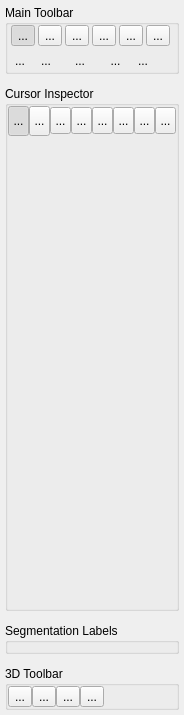
<?xml version="1.0" encoding="UTF-8"?>
<ui version="4.0">
 <class>MainControlPanel</class>
 <widget class="QWidget" name="MainControlPanel">
  <property name="geometry">
   <rect>
    <x>0</x>
    <y>0</y>
    <width>184</width>
    <height>715</height>
   </rect>
  </property>
  <property name="minimumSize">
   <size>
    <width>184</width>
    <height>0</height>
   </size>
  </property>
  <property name="maximumSize">
   <size>
    <width>184</width>
    <height>16777215</height>
   </size>
  </property>
  <property name="windowTitle">
   <string>Form</string>
  </property>
  <property name="styleSheet">
   <string notr="true">QGroupBox {
  background-origin: content;
  margin-top: 15px;
  font-weight: bold;
  font-size: 12px;
  background-color: palette(midlight);
  padding: 5px;
  border-radius: 2px;
  border-width: 1px;
  border-style: solid;
  border-color: rgb(128,128,128);
}

QGroupBox::title {
  subcontrol-origin: 	margin;
  subcontrol-position: top left;
}

QWidget#panelToolbarMode &gt; QToolButton,
QWidget#panelToolbarMode3D &gt; QToolButton,
QWidget#panelToolbarContext &gt; QToolButton 
{
  icon-size: 22px;
  width: 26px;
  height: 26px;
}

QWidget#panelToolbarAction &gt; QToolButton
{
  icon-size: 16px;
  width: 24px;
  height: 20px;
}

QMenu
{
  background-color: palette(window);
}</string>
  </property>
  <layout class="QVBoxLayout" name="verticalLayout" stretch="0">
   <property name="spacing">
    <number>0</number>
   </property>
   <property name="leftMargin">
    <number>5</number>
   </property>
   <property name="topMargin">
    <number>5</number>
   </property>
   <property name="rightMargin">
    <number>5</number>
   </property>
   <property name="bottomMargin">
    <number>5</number>
   </property>
   <item>
    <widget class="QWidget" name="widgetMain" native="true">
     <property name="styleSheet">
      <string notr="true"/>
     </property>
     <layout class="QVBoxLayout" name="verticalLayout_15">
      <property name="spacing">
       <number>12</number>
      </property>
      <property name="leftMargin">
       <number>0</number>
      </property>
      <property name="topMargin">
       <number>0</number>
      </property>
      <property name="rightMargin">
       <number>0</number>
      </property>
      <property name="bottomMargin">
       <number>0</number>
      </property>
      <item>
       <widget class="QGroupBox" name="grpToolbox">
        <property name="styleSheet">
         <string notr="true">
/*

QToolButton { 
    border: 1px solid rgba(255, 255, 255, 0);
    border-radius: 3px;
    padding: 0px;
    margin: 0px;
    height: 22px;
    width: 22px;
    icon-size: 24px;
}

QToolButton:hover { 
    border-color: #8f8f91;
    background-color: qlineargradient(x1: 0, y1: 0, x2: 0, y2: 1,
                                      stop: 0 #f6f7fa, stop: 1 #dadbde);
}

QToolButton:checked {
    border-color: #8f8f91;
    background-color: #bbbbbb;
}

*/</string>
        </property>
        <property name="title">
         <string>Main Toolbar</string>
        </property>
        <layout class="QVBoxLayout" name="verticalLayout_4">
         <property name="spacing">
          <number>2</number>
         </property>
         <property name="leftMargin">
          <number>0</number>
         </property>
         <property name="topMargin">
          <number>0</number>
         </property>
         <property name="rightMargin">
          <number>0</number>
         </property>
         <property name="bottomMargin">
          <number>0</number>
         </property>
         <item>
          <widget class="DarkModeToolbar" name="panelToolbarMode" native="true">
           <property name="styleSheet">
            <string notr="true"/>
           </property>
           <layout class="QHBoxLayout" name="horizontalLayout_4">
            <property name="spacing">
             <number>0</number>
            </property>
            <property name="leftMargin">
             <number>0</number>
            </property>
            <property name="topMargin">
             <number>0</number>
            </property>
            <property name="rightMargin">
             <number>0</number>
            </property>
            <property name="bottomMargin">
             <number>0</number>
            </property>
            <item>
             <widget class="QToolButton" name="btnCrosshair">
              <property name="text">
               <string>...</string>
              </property>
              <property name="icon">
               <iconset resource="../Resources/SNAPResources.qrc">
                <normaloff>:/root/crosshair.gif</normaloff>:/root/crosshair.gif</iconset>
              </property>
              <property name="checkable">
               <bool>true</bool>
              </property>
              <property name="checked">
               <bool>true</bool>
              </property>
             </widget>
            </item>
            <item>
             <widget class="QToolButton" name="btnZoom">
              <property name="text">
               <string>...</string>
              </property>
              <property name="icon">
               <iconset resource="../Resources/SNAPResources.qrc">
                <normaloff>:/root/zoom.gif</normaloff>:/root/zoom.gif</iconset>
              </property>
              <property name="checkable">
               <bool>true</bool>
              </property>
             </widget>
            </item>
            <item>
             <widget class="QToolButton" name="btnPolygon">
              <property name="text">
               <string>...</string>
              </property>
              <property name="icon">
               <iconset resource="../Resources/SNAPResources.qrc">
                <normaloff>:/root/poly.gif</normaloff>:/root/poly.gif</iconset>
              </property>
              <property name="checkable">
               <bool>true</bool>
              </property>
             </widget>
            </item>
            <item>
             <widget class="QToolButton" name="btnPaintbrush">
              <property name="text">
               <string>...</string>
              </property>
              <property name="icon">
               <iconset resource="../Resources/SNAPResources.qrc">
                <normaloff>:/root/paintbrush.gif</normaloff>:/root/paintbrush.gif</iconset>
              </property>
              <property name="checkable">
               <bool>true</bool>
              </property>
             </widget>
            </item>
            <item>
             <widget class="QToolButton" name="btnSnake">
              <property name="text">
               <string>...</string>
              </property>
              <property name="icon">
               <iconset resource="../Resources/SNAPResources.qrc">
                <normaloff>:/root/snake.gif</normaloff>:/root/snake.gif</iconset>
              </property>
              <property name="checkable">
               <bool>true</bool>
              </property>
             </widget>
            </item>
            <item>
             <widget class="QToolButton" name="btnAnnotation">
              <property name="text">
               <string>...</string>
              </property>
              <property name="icon">
               <iconset resource="../Resources/SNAPResources.qrc">
                <normaloff>:/root/annotation_28.png</normaloff>:/root/annotation_28.png</iconset>
              </property>
              <property name="checkable">
               <bool>true</bool>
              </property>
             </widget>
            </item>
           </layout>
          </widget>
         </item>
         <item>
          <widget class="DarkModeToolbar" name="panelToolbarMode_3" native="true">
           <property name="styleSheet">
            <string notr="true"/>
           </property>
           <layout class="QHBoxLayout" name="horizontalLayout_7">
            <property name="spacing">
             <number>2</number>
            </property>
            <property name="leftMargin">
             <number>0</number>
            </property>
            <property name="topMargin">
             <number>0</number>
            </property>
            <property name="rightMargin">
             <number>0</number>
            </property>
            <property name="bottomMargin">
             <number>0</number>
            </property>
           </layout>
          </widget>
         </item>
         <item>
          <widget class="DarkModeToolbar" name="panelToolbarAction" native="true">
           <property name="styleSheet">
            <string notr="true"/>
           </property>
           <layout class="QHBoxLayout" name="horizontalLayout">
            <property name="spacing">
             <number>2</number>
            </property>
            <property name="leftMargin">
             <number>0</number>
            </property>
            <property name="topMargin">
             <number>0</number>
            </property>
            <property name="rightMargin">
             <number>0</number>
            </property>
            <property name="bottomMargin">
             <number>0</number>
            </property>
            <item>
             <widget class="QToolButton" name="btnUndo">
              <property name="text">
               <string>...</string>
              </property>
              <property name="icon">
               <iconset resource="../Resources/SNAPResources.qrc">
                <normaloff>:/root/icons8_undo-48.png</normaloff>:/root/icons8_undo-48.png</iconset>
              </property>
              <property name="autoRaise">
               <bool>true</bool>
              </property>
             </widget>
            </item>
            <item>
             <widget class="QToolButton" name="btnRedo">
              <property name="text">
               <string>...</string>
              </property>
              <property name="icon">
               <iconset resource="../Resources/SNAPResources.qrc">
                <normaloff>:/root/icons8_redo-48.png</normaloff>:/root/icons8_redo-48.png</iconset>
              </property>
              <property name="autoRaise">
               <bool>true</bool>
              </property>
             </widget>
            </item>
            <item>
             <spacer name="horizontalSpacer_2">
              <property name="orientation">
               <enum>Qt::Horizontal</enum>
              </property>
              <property name="sizeType">
               <enum>QSizePolicy::Fixed</enum>
              </property>
              <property name="sizeHint" stdset="0">
               <size>
                <width>8</width>
                <height>16</height>
               </size>
              </property>
             </spacer>
            </item>
            <item>
             <widget class="QToolButton" name="btnLayerInspector">
              <property name="text">
               <string>...</string>
              </property>
              <property name="icon">
               <iconset resource="../Resources/SNAPResources.qrc">
                <normaloff>:/root/layer_Inspector_16.png</normaloff>:/root/layer_Inspector_16.png</iconset>
              </property>
              <property name="autoRaise">
               <bool>true</bool>
              </property>
             </widget>
            </item>
            <item>
             <spacer name="horizontalSpacer_9">
              <property name="orientation">
               <enum>Qt::Horizontal</enum>
              </property>
              <property name="sizeType">
               <enum>QSizePolicy::Fixed</enum>
              </property>
              <property name="sizeHint" stdset="0">
               <size>
                <width>8</width>
                <height>16</height>
               </size>
              </property>
             </spacer>
            </item>
            <item>
             <widget class="QToolButton" name="btnLabelSelector">
              <property name="toolTip">
               <string>&lt;html&gt;&lt;head/&gt;&lt;body&gt;&lt;p&gt;&lt;span style=&quot; font-weight:600;&quot;&gt;Quick Label Picker&lt;/span&gt;&lt;br/&gt;&lt;/p&gt;&lt;table border=&quot;0&quot; style=&quot; margin-top:0px; margin-bottom:0px; margin-left:0px; margin-right:0px;&quot; cellspacing=&quot;0&quot; cellpadding=&quot;2&quot;&gt;&lt;tr&gt;&lt;td&gt;&lt;p&gt;Active label:&lt;/p&gt;&lt;/td&gt;&lt;td&gt;&lt;p&gt;&lt;span style=&quot; font-weight:600;&quot;&gt;&lt;!--FgStart--&gt;FFFF&lt;!--FgEnd--&gt;&lt;/span&gt;&lt;/p&gt;&lt;/td&gt;&lt;/tr&gt;&lt;tr&gt;&lt;td&gt;&lt;p&gt;Draw over:&lt;/p&gt;&lt;/td&gt;&lt;td&gt;&lt;p&gt;&lt;span style=&quot; font-weight:600;&quot;&gt;&lt;!--BgStart--&gt;FFFF&lt;!--BgEnd--&gt;&lt;/span&gt;&lt;/p&gt;&lt;/td&gt;&lt;/tr&gt;&lt;/table&gt;&lt;p&gt;Press this button to quickly select the active label for all segmentation operations, and the draw over mask, which determines which previously labeled voxels are affected by segmentation operations.&lt;/p&gt;&lt;/body&gt;&lt;/html&gt;</string>
              </property>
              <property name="styleSheet">
               <string notr="true">QToolButton::menu-indicator {
  padding-left: 16px;
  padding-top: 8px;
}

QToolButton {
  padding-right: 6px;
}
</string>
              </property>
              <property name="text">
               <string>...</string>
              </property>
              <property name="icon">
               <iconset resource="../Resources/SNAPResources.qrc">
                <normaloff>:/root/layer_Inspector_16.png</normaloff>:/root/layer_Inspector_16.png</iconset>
              </property>
              <property name="popupMode">
               <enum>QToolButton::InstantPopup</enum>
              </property>
              <property name="autoRaise">
               <bool>true</bool>
              </property>
             </widget>
            </item>
            <item>
             <widget class="QToolButton" name="btnLabelEditor">
              <property name="text">
               <string>...</string>
              </property>
              <property name="icon">
               <iconset resource="../Resources/SNAPResources.qrc">
                <normaloff>:/root/layer_Inspector_16.png</normaloff>:/root/layer_Inspector_16.png</iconset>
              </property>
              <property name="autoRaise">
               <bool>true</bool>
              </property>
             </widget>
            </item>
            <item>
             <spacer name="horizontalSpacer_8">
              <property name="orientation">
               <enum>Qt::Horizontal</enum>
              </property>
              <property name="sizeHint" stdset="0">
               <size>
                <width>40</width>
                <height>16</height>
               </size>
              </property>
             </spacer>
            </item>
           </layout>
          </widget>
         </item>
        </layout>
       </widget>
      </item>
      <item>
       <widget class="QGroupBox" name="grpInspector">
        <property name="sizePolicy">
         <sizepolicy hsizetype="Preferred" vsizetype="Preferred">
          <horstretch>0</horstretch>
          <verstretch>1</verstretch>
         </sizepolicy>
        </property>
        <property name="styleSheet">
         <string notr="true"/>
        </property>
        <property name="title">
         <string>Cursor Inspector</string>
        </property>
        <layout class="QVBoxLayout" name="verticalLayout_2">
         <property name="spacing">
          <number>5</number>
         </property>
         <property name="leftMargin">
          <number>0</number>
         </property>
         <property name="topMargin">
          <number>0</number>
         </property>
         <property name="rightMargin">
          <number>0</number>
         </property>
         <property name="bottomMargin">
          <number>0</number>
         </property>
         <item>
          <widget class="DarkModeToolbar" name="panelToolbarContext" native="true">
           <property name="styleSheet">
            <string notr="true"/>
           </property>
           <layout class="QHBoxLayout" name="horizontalLayout_2">
            <property name="spacing">
             <number>0</number>
            </property>
            <property name="leftMargin">
             <number>0</number>
            </property>
            <property name="topMargin">
             <number>0</number>
            </property>
            <property name="rightMargin">
             <number>0</number>
            </property>
            <property name="bottomMargin">
             <number>0</number>
            </property>
            <item>
             <widget class="QToolButton" name="btnCursorInspector">
              <property name="minimumSize">
               <size>
                <width>0</width>
                <height>30</height>
               </size>
              </property>
              <property name="toolTip">
               <string>&lt;html&gt;&lt;head/&gt;&lt;body&gt;&lt;p&gt;&lt;span style=&quot; font-weight:600;&quot;&gt;Cursor Inspector&lt;/span&gt;&lt;/p&gt;&lt;p&gt;Examine the voxel under the cursor and enter exact 3D cursor location.&lt;/p&gt;&lt;/body&gt;&lt;/html&gt;</string>
              </property>
              <property name="styleSheet">
               <string notr="true"/>
              </property>
              <property name="text">
               <string>...</string>
              </property>
              <property name="icon">
               <iconset resource="../Resources/SNAPResources.qrc">
                <normaloff>:/root/crosshair.gif</normaloff>:/root/crosshair.gif</iconset>
              </property>
              <property name="checkable">
               <bool>true</bool>
              </property>
              <property name="checked">
               <bool>true</bool>
              </property>
              <property name="autoExclusive">
               <bool>true</bool>
              </property>
             </widget>
            </item>
            <item>
             <widget class="QToolButton" name="btnZoomInspector">
              <property name="minimumSize">
               <size>
                <width>0</width>
                <height>30</height>
               </size>
              </property>
              <property name="toolTip">
               <string>&lt;html&gt;&lt;head/&gt;&lt;body&gt;&lt;p&gt;&lt;span style=&quot; font-weight:600;&quot;&gt;Zoom Inspector&lt;/span&gt;&lt;/p&gt;&lt;p&gt;Control zoom factor in all slice views. &lt;/p&gt;&lt;/body&gt;&lt;/html&gt;</string>
              </property>
              <property name="styleSheet">
               <string notr="true"/>
              </property>
              <property name="text">
               <string>...</string>
              </property>
              <property name="icon">
               <iconset resource="../Resources/SNAPResources.qrc">
                <normaloff>:/root/zoom.gif</normaloff>:/root/zoom.gif</iconset>
              </property>
              <property name="checkable">
               <bool>true</bool>
              </property>
              <property name="autoExclusive">
               <bool>true</bool>
              </property>
             </widget>
            </item>
            <item>
             <widget class="QToolButton" name="btnDisplayInspector">
              <property name="minimumSize">
               <size>
                <width>0</width>
                <height>27</height>
               </size>
              </property>
              <property name="toolTip">
               <string>&lt;html&gt;&lt;head/&gt;&lt;body&gt;&lt;p&gt;&lt;span style=&quot; font-weight:600;&quot;&gt;Display Layout Inspector&lt;/span&gt;&lt;/p&gt;&lt;p&gt;Control which slice views are shown in the main LaTIM-SNAP window and how multiple image layers are rendered. &lt;/p&gt;&lt;/body&gt;&lt;/html&gt;</string>
              </property>
              <property name="styleSheet">
               <string notr="true"/>
              </property>
              <property name="text">
               <string>...</string>
              </property>
              <property name="icon">
               <iconset resource="../Resources/SNAPResources.qrc">
                <normaloff>:/root/dl_toolbox.png</normaloff>:/root/dl_toolbox.png</iconset>
              </property>
              <property name="checkable">
               <bool>true</bool>
              </property>
              <property name="autoExclusive">
               <bool>true</bool>
              </property>
             </widget>
            </item>
            <item>
             <widget class="QToolButton" name="btnSyncInspector">
              <property name="minimumSize">
               <size>
                <width>0</width>
                <height>27</height>
               </size>
              </property>
              <property name="toolTip">
               <string>&lt;html&gt;&lt;head/&gt;&lt;body&gt;&lt;p&gt;&lt;span style=&quot; font-weight:600;&quot;&gt;Synchronization Inspector&lt;/span&gt;&lt;/p&gt;&lt;p&gt;Adjust synchronization of cursor, zoom and pan across multiple LaTIM-SNAP sessions running on one computer.&lt;/p&gt;&lt;/body&gt;&lt;/html&gt;</string>
              </property>
              <property name="styleSheet">
               <string notr="true"/>
              </property>
              <property name="text">
               <string>...</string>
              </property>
              <property name="icon">
               <iconset resource="../Resources/SNAPResources.qrc">
                <normaloff>:/root/network-wireless.png</normaloff>:/root/network-wireless.png</iconset>
              </property>
              <property name="checkable">
               <bool>true</bool>
              </property>
              <property name="autoExclusive">
               <bool>true</bool>
              </property>
             </widget>
            </item>
            <item>
             <widget class="QToolButton" name="btnPolygonInspector">
              <property name="minimumSize">
               <size>
                <width>0</width>
                <height>27</height>
               </size>
              </property>
              <property name="toolTip">
               <string>&lt;html&gt;&lt;head/&gt;&lt;body&gt;&lt;p&gt;&lt;span style=&quot; font-weight:600;&quot;&gt;Polygon Tool Inspector&lt;/span&gt;&lt;/p&gt;&lt;p&gt;Adjust settings associated with the polygon tool.&lt;/p&gt;&lt;/body&gt;&lt;/html&gt;</string>
              </property>
              <property name="styleSheet">
               <string notr="true"/>
              </property>
              <property name="text">
               <string>...</string>
              </property>
              <property name="icon">
               <iconset resource="../Resources/SNAPResources.qrc">
                <normaloff>:/root/poly.gif</normaloff>:/root/poly.gif</iconset>
              </property>
              <property name="checkable">
               <bool>true</bool>
              </property>
              <property name="autoExclusive">
               <bool>true</bool>
              </property>
             </widget>
            </item>
            <item>
             <widget class="QToolButton" name="btnPaintbrushInspector">
              <property name="minimumSize">
               <size>
                <width>0</width>
                <height>27</height>
               </size>
              </property>
              <property name="toolTip">
               <string>&lt;html&gt;&lt;head/&gt;&lt;body&gt;&lt;p&gt;&lt;span style=&quot; font-weight:600;&quot;&gt;Paintbrush Tool Inspector&lt;/span&gt;&lt;/p&gt;&lt;p&gt;Adjust settings associated with the paintbrush tool.&lt;/p&gt;&lt;/body&gt;&lt;/html&gt;</string>
              </property>
              <property name="styleSheet">
               <string notr="true"/>
              </property>
              <property name="text">
               <string>...</string>
              </property>
              <property name="icon">
               <iconset resource="../Resources/SNAPResources.qrc">
                <normaloff>:/root/paintbrush.gif</normaloff>:/root/paintbrush.gif</iconset>
              </property>
              <property name="checkable">
               <bool>true</bool>
              </property>
              <property name="autoExclusive">
               <bool>true</bool>
              </property>
             </widget>
            </item>
            <item>
             <widget class="QToolButton" name="btnSnakeInspector">
              <property name="minimumSize">
               <size>
                <width>0</width>
                <height>27</height>
               </size>
              </property>
              <property name="toolTip">
               <string>&lt;html&gt;&lt;head/&gt;&lt;body&gt;&lt;p&gt;&lt;span style=&quot; font-weight:600;&quot;&gt;Snake Tool Inspector&lt;/span&gt;&lt;/p&gt;&lt;p&gt;Adjust settings associated with the automatic segmentation (snake) tool.&lt;/p&gt;&lt;/body&gt;&lt;/html&gt;</string>
              </property>
              <property name="styleSheet">
               <string notr="true"/>
              </property>
              <property name="text">
               <string>...</string>
              </property>
              <property name="icon">
               <iconset resource="../Resources/SNAPResources.qrc">
                <normaloff>:/root/snake.gif</normaloff>:/root/snake.gif</iconset>
              </property>
              <property name="checkable">
               <bool>true</bool>
              </property>
              <property name="autoExclusive">
               <bool>true</bool>
              </property>
             </widget>
            </item>
            <item>
             <widget class="QToolButton" name="btnAnnotateInspector">
              <property name="minimumSize">
               <size>
                <width>0</width>
                <height>27</height>
               </size>
              </property>
              <property name="toolTip">
               <string>&lt;html&gt;&lt;head/&gt;&lt;body&gt;&lt;p&gt;&lt;span style=&quot; font-weight:600;&quot;&gt;Annotation Tool Inspector&lt;/span&gt;&lt;/p&gt;&lt;p&gt;Adjust settings associated with the annotation tool.&lt;/p&gt;&lt;/body&gt;&lt;/html&gt;</string>
              </property>
              <property name="styleSheet">
               <string notr="true"/>
              </property>
              <property name="text">
               <string>...</string>
              </property>
              <property name="icon">
               <iconset resource="../Resources/SNAPResources.qrc">
                <normaloff>:/root/annotation_28.png</normaloff>:/root/annotation_28.png</iconset>
              </property>
              <property name="checkable">
               <bool>true</bool>
              </property>
              <property name="autoExclusive">
               <bool>true</bool>
              </property>
             </widget>
            </item>
            <item>
             <spacer name="horizontalSpacer">
              <property name="orientation">
               <enum>Qt::Horizontal</enum>
              </property>
              <property name="sizeHint" stdset="0">
               <size>
                <width>5</width>
                <height>20</height>
               </size>
              </property>
             </spacer>
            </item>
           </layout>
          </widget>
         </item>
         <item>
          <widget class="QStackedWidget" name="stack">
           <property name="currentIndex">
            <number>0</number>
           </property>
           <widget class="CursorInspector" name="pageCursorInspector"/>
           <widget class="ZoomInspector" name="pageZoomInspector"/>
           <widget class="DisplayLayoutInspector" name="pageDisplayInspector">
            <property name="toolTip">
             <string/>
            </property>
           </widget>
           <widget class="SynchronizationInspector" name="pageSyncInspector">
            <property name="toolTip">
             <string/>
            </property>
           </widget>
           <widget class="SnakeToolROIPanel" name="pageSnakeTool"/>
           <widget class="PaintbrushToolPanel" name="pagePaintbrushTool"/>
           <widget class="PolygonToolPanel" name="pagePolygonTool"/>
           <widget class="AnnotationToolPanel" name="pageAnnotationTool"/>
           <widget class="QWidget" name="pageBlank"/>
          </widget>
         </item>
        </layout>
       </widget>
      </item>
      <item>
       <widget class="QGroupBox" name="grpToolbox3D_2">
        <property name="styleSheet">
         <string notr="true">

QToolBar {
	padding: 0px;
}</string>
        </property>
        <property name="title">
         <string>Segmentation Labels</string>
        </property>
        <layout class="QHBoxLayout" name="horizontalLayout_3">
         <property name="spacing">
          <number>2</number>
         </property>
         <property name="leftMargin">
          <number>0</number>
         </property>
         <property name="topMargin">
          <number>0</number>
         </property>
         <property name="rightMargin">
          <number>0</number>
         </property>
         <property name="bottomMargin">
          <number>0</number>
         </property>
         <item>
          <widget class="LabelInspector" name="labelInspector" native="true">
           <property name="sizePolicy">
            <sizepolicy hsizetype="Minimum" vsizetype="Preferred">
             <horstretch>0</horstretch>
             <verstretch>0</verstretch>
            </sizepolicy>
           </property>
           <property name="styleSheet">
            <string notr="true">QToolButton {
	width: 22px;
	height: 22px;
	icon-size: 22px;
	padding: 1px;
}</string>
           </property>
          </widget>
         </item>
        </layout>
       </widget>
      </item>
      <item>
       <widget class="QGroupBox" name="grpToolbox3D">
        <property name="styleSheet">
         <string notr="true"/>
        </property>
        <property name="title">
         <string>3D Toolbar</string>
        </property>
        <layout class="QVBoxLayout" name="verticalLayout_6">
         <property name="spacing">
          <number>2</number>
         </property>
         <property name="leftMargin">
          <number>0</number>
         </property>
         <property name="topMargin">
          <number>0</number>
         </property>
         <property name="rightMargin">
          <number>0</number>
         </property>
         <property name="bottomMargin">
          <number>0</number>
         </property>
         <item>
          <widget class="DarkModeToolbar" name="panelToolbarMode3D" native="true">
           <property name="styleSheet">
            <string notr="true"/>
           </property>
           <layout class="QHBoxLayout" name="horizontalLayout_8">
            <property name="spacing">
             <number>0</number>
            </property>
            <property name="leftMargin">
             <number>0</number>
            </property>
            <property name="topMargin">
             <number>0</number>
            </property>
            <property name="rightMargin">
             <number>0</number>
            </property>
            <property name="bottomMargin">
             <number>0</number>
            </property>
            <item>
             <widget class="QToolButton" name="btnRotate3D">
              <property name="text">
               <string>...</string>
              </property>
              <property name="icon">
               <iconset resource="../Resources/SNAPResources.qrc">
                <normaloff>:/root/rotate3d.gif</normaloff>:/root/rotate3d.gif</iconset>
              </property>
             </widget>
            </item>
            <item>
             <widget class="QToolButton" name="btnCross3D">
              <property name="text">
               <string>...</string>
              </property>
              <property name="icon">
               <iconset resource="../Resources/SNAPResources.qrc">
                <normaloff>:/root/crosshair3D.gif</normaloff>:/root/crosshair3D.gif</iconset>
              </property>
             </widget>
            </item>
            <item>
             <widget class="QToolButton" name="btnSpray">
              <property name="text">
               <string>...</string>
              </property>
              <property name="icon">
               <iconset resource="../Resources/SNAPResources.qrc">
                <normaloff>:/root/spray.gif</normaloff>:/root/spray.gif</iconset>
              </property>
             </widget>
            </item>
            <item>
             <widget class="QToolButton" name="btnScalpel">
              <property name="text">
               <string>...</string>
              </property>
              <property name="icon">
               <iconset resource="../Resources/SNAPResources.qrc">
                <normaloff>:/root/scalpel.gif</normaloff>:/root/scalpel.gif</iconset>
              </property>
             </widget>
            </item>
            <item>
             <spacer name="horizontalSpacer_3">
              <property name="orientation">
               <enum>Qt::Horizontal</enum>
              </property>
              <property name="sizeHint" stdset="0">
               <size>
                <width>40</width>
                <height>20</height>
               </size>
              </property>
             </spacer>
            </item>
           </layout>
          </widget>
         </item>
        </layout>
       </widget>
      </item>
     </layout>
    </widget>
   </item>
  </layout>
 </widget>
 <customwidgets>
  <customwidget>
   <class>CursorInspector</class>
   <extends>QWidget</extends>
   <header>CursorInspector.h</header>
   <container>1</container>
  </customwidget>
  <customwidget>
   <class>ZoomInspector</class>
   <extends>QWidget</extends>
   <header>ZoomInspector.h</header>
   <container>1</container>
  </customwidget>
  <customwidget>
   <class>LabelInspector</class>
   <extends>QWidget</extends>
   <header>LabelInspector.h</header>
   <container>1</container>
  </customwidget>
  <customwidget>
   <class>SnakeToolROIPanel</class>
   <extends>QWidget</extends>
   <header>SnakeToolROIPanel.h</header>
   <container>1</container>
  </customwidget>
  <customwidget>
   <class>PaintbrushToolPanel</class>
   <extends>QWidget</extends>
   <header>PaintbrushToolPanel.h</header>
   <container>1</container>
  </customwidget>
  <customwidget>
   <class>DisplayLayoutInspector</class>
   <extends>QWidget</extends>
   <header>DisplayLayoutInspector.h</header>
   <container>1</container>
  </customwidget>
  <customwidget>
   <class>SynchronizationInspector</class>
   <extends>QWidget</extends>
   <header>SynchronizationInspector.h</header>
   <container>1</container>
  </customwidget>
  <customwidget>
   <class>PolygonToolPanel</class>
   <extends>QWidget</extends>
   <header>PolygonToolPanel.h</header>
   <container>1</container>
  </customwidget>
  <customwidget>
   <class>AnnotationToolPanel</class>
   <extends>QWidget</extends>
   <header>AnnotationToolPanel.h</header>
   <container>1</container>
  </customwidget>
  <customwidget>
   <class>DarkModeToolbar</class>
   <extends>QWidget</extends>
   <header>DarkModeToolbar.h</header>
   <container>1</container>
  </customwidget>
 </customwidgets>
 <resources>
  <include location="../Resources/SNAPResources.qrc"/>
 </resources>
 <connections/>
</ui>
